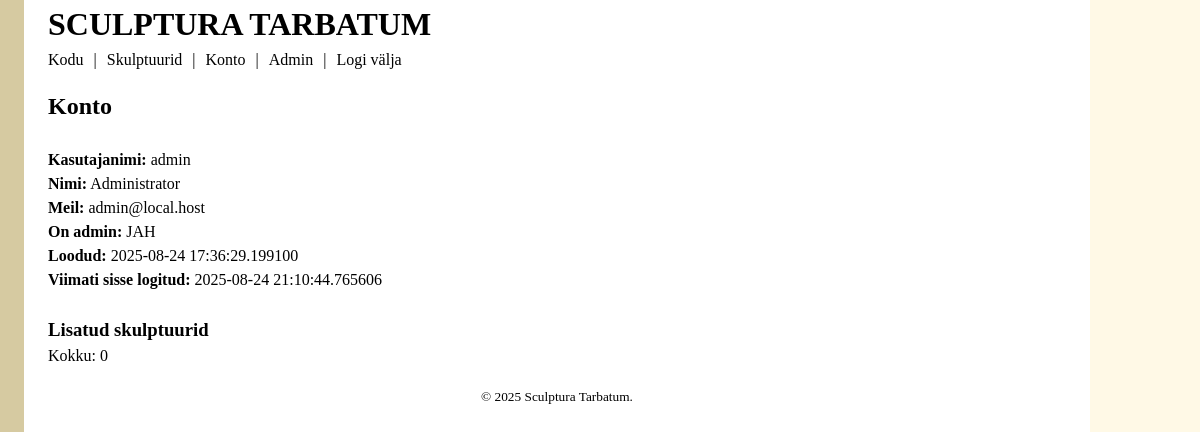
Page /account (signed in) on the earlier database version.
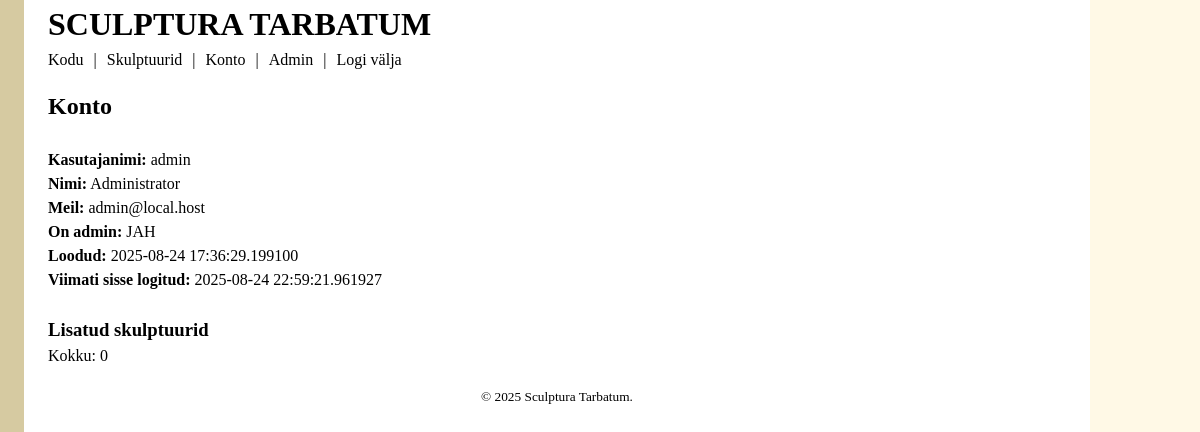
Same page on the later database version.
### app/models.py (models this page shows, shortened)
class User(UserMixin, db.Model):
    id:            so.Mapped[int] = so.mapped_column(primary_key=True)
    username:      so.Mapped[str] = so.mapped_column(sa.String(64), index=True, unique=True)
    full_name:     so.Mapped[str] = so.mapped_column(sa.String(240))
    email:         so.Mapped[str] = so.mapped_column(sa.String(240), index=True, unique=True)
    password_hash: so.Mapped[Optional[str]] = so.mapped_column(sa.String(256))
    entries:       so.Mapped[list["Monument"]] = so.relationship(back_populates="uploader")
    is_admin:      so.Mapped[bool] = so.mapped_column(sa.Boolean, default=False)
    created_at:    so.Mapped[datetime] = so.mapped_column(index=True, default=lambda: datetime.now())
    last_login:    so.Mapped[datetime] = so.mapped_column(index=True, default=lambda: datetime.now())

### app/routes.py (the view)
@app.route('/account')
@login_required
def account():
    return render_template('account.html', title='Konto')

### app/models.py (called while the page is built)
@login.user_loader
def load_user(id):
    return db.session.get(User, int(id))

### app/templates/account.html (shortened to what this page needs)
{% extends "base.html" %}
{% block content %}
	<div class="container">
	    <div class="page-info">
	    	<h2>{{ 'Konto' }}</h2>
	    	<br>
	    	<p><strong>Kasutajanimi:</strong> {{ current_user.username }}</p>
	    	<p><strong>Nimi:</strong> {{ current_user.full_name }}</p>
	    	<p><strong>Meil:</strong> {{ current_user.email }}</p>
	    	<p><strong>On admin:</strong>  {{ 'JAH' if current_user.is_admin else 'EI' }}</p>
	    	<p><strong>Loodud:</strong>  {{ current_user.created_at }}</p>
	    	<p><strong>Viimati sisse logitud:</strong>  {{ current_user.last_login }}</p>
	    	<br>
	    	<h3>Lisatud skulptuurid</h3>
	    	<p>Kokku: {{ current_user.entries|length }}</p>
	    </div>
    </div>
{% endblock %}

### app/templates/base.html (shortened to what this page needs)
<!doctype html>
<html lang="et">
    <head>
        <link rel="stylesheet" href="{{ url_for('static', filename='reset.css') }}" />
        <link rel="stylesheet" href="{{ url_for('static', filename='style.css') }}" />
    </head>
    <body>
        <div class="main-container">
            <header>
                <div class="container">
                    <h1>SCULPTURA TARBATUM</h1>
                    <nav>
                        <a href="{{ url_for('index') }}">{{ 'Kodu' }}</a>
                        | <a href="{{ url_for('monuments') }}">{{ 'Skulptuurid' }}</a>
                        {% if current_user.is_anonymous %}
                        | <a href="{{ url_for('register') }}">{{ 'Registreeru' }}</a>
                        | <a href="{{ url_for('login') }}">{{ 'Logi sisse' }}</a>
                        {% else %}
                        | <a href="{{ url_for('account') }}">{{ 'Konto' }}</a>
                        {% if current_user.is_admin %}
                        | <a href="{{ url_for('admin') }}">{{ 'Admin' }}</a>
                        {% endif %}
                        | <a href="{{ url_for('logout') }}">{{ 'Logi välja' }}</a>
                        {% endif %}
                    </nav>
                </div>
            </header>
            <main>
                {% block content %}{% endblock %}
            </main>
            <footer>
                <div class="container">
                    <small>
                        <span>{{ '© 2025 Sculptura Tarbatum.' }}</span>
                    </small>
                </div>
            </footer>
        </div>
    </body>
</html>

### app/static/style.css (style rules this page uses)
body, html { font-family: "Garamond", serif; background-color: #fff9e6; }
.container { max-width: 1090px; padding-left: 1.5rem; padding-right: 1.5rem; }
.main-container { max-width: 1090px; min-height: 100vh; background-color: white; border-left: 24px solid #d6caa1; }
header nav a { padding: 0 6px; color: inherit; text-decoration: none; }
header nav a:first-child { padding-left: 0; }
header nav a:last-child { padding-right: 0; }
header { margin-bottom: 1rem; }
footer { margin-top: 1rem; text-align: center; }

Differences in the rows shown:
changed User "Admin": last_login "2025-08-24 21:10:44.765606" → "2025-08-24 22:59:21.961927"
